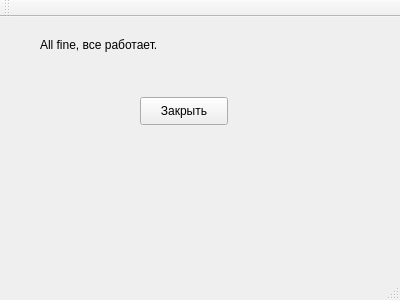
<?xml version="1.0" encoding="UTF-8"?>
<ui version="4.0">
 <class>testapp</class>
 <widget class="QMainWindow" name="testapp">
  <property name="geometry">
   <rect>
    <x>0</x>
    <y>0</y>
    <width>400</width>
    <height>300</height>
   </rect>
  </property>
  <property name="windowTitle">
   <string>testapp</string>
  </property>
  <widget class="QWidget" name="centralWidget">
   <widget class="QPushButton" name="pushButton">
    <property name="geometry">
     <rect>
      <x>140</x>
      <y>80</y>
      <width>88</width>
      <height>28</height>
     </rect>
    </property>
    <property name="text">
     <string>Закрыть</string>
    </property>
   </widget>
   <widget class="QLabel" name="label">
    <property name="geometry">
     <rect>
      <x>40</x>
      <y>20</y>
      <width>371</width>
      <height>16</height>
     </rect>
    </property>
    <property name="text">
     <string>All fine, все работает.</string>
    </property>
   </widget>
  </widget>
  <widget class="QMenuBar" name="menuBar">
   <property name="geometry">
    <rect>
     <x>0</x>
     <y>0</y>
     <width>400</width>
     <height>25</height>
    </rect>
   </property>
  </widget>
  <widget class="QToolBar" name="mainToolBar">
   <attribute name="toolBarArea">
    <enum>TopToolBarArea</enum>
   </attribute>
   <attribute name="toolBarBreak">
    <bool>false</bool>
   </attribute>
  </widget>
  <widget class="QStatusBar" name="statusBar"/>
 </widget>
 <resources/>
 <connections/>
</ui>
